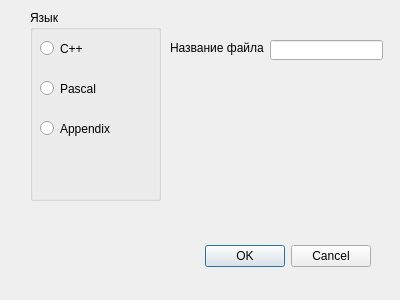
<?xml version="1.0" encoding="UTF-8"?>
<ui version="4.0">
 <class>newfiledialog</class>
 <widget class="QDialog" name="newfiledialog">
  <property name="geometry">
   <rect>
    <x>0</x>
    <y>0</y>
    <width>400</width>
    <height>300</height>
   </rect>
  </property>
  <property name="windowTitle">
   <string>Dialog</string>
  </property>
  <widget class="QDialogButtonBox" name="buttonBox">
   <property name="geometry">
    <rect>
     <x>30</x>
     <y>240</y>
     <width>341</width>
     <height>32</height>
    </rect>
   </property>
   <property name="orientation">
    <enum>Qt::Horizontal</enum>
   </property>
   <property name="standardButtons">
    <set>QDialogButtonBox::Cancel|QDialogButtonBox::Ok</set>
   </property>
  </widget>
  <widget class="QGroupBox" name="groupBox">
   <property name="geometry">
    <rect>
     <x>30</x>
     <y>10</y>
     <width>131</width>
     <height>191</height>
    </rect>
   </property>
   <property name="title">
    <string>Язык</string>
   </property>
   <widget class="QRadioButton" name="radioButton">
    <property name="geometry">
     <rect>
      <x>10</x>
      <y>30</y>
      <width>82</width>
      <height>17</height>
     </rect>
    </property>
    <property name="text">
     <string>С++</string>
    </property>
   </widget>
   <widget class="QRadioButton" name="radioButton_2">
    <property name="geometry">
     <rect>
      <x>10</x>
      <y>70</y>
      <width>82</width>
      <height>17</height>
     </rect>
    </property>
    <property name="text">
     <string>Pascal</string>
    </property>
   </widget>
   <widget class="QRadioButton" name="radioButton_3">
    <property name="geometry">
     <rect>
      <x>10</x>
      <y>110</y>
      <width>82</width>
      <height>17</height>
     </rect>
    </property>
    <property name="text">
     <string>Appendix</string>
    </property>
   </widget>
  </widget>
  <widget class="QLabel" name="label">
   <property name="geometry">
    <rect>
     <x>170</x>
     <y>40</y>
     <width>101</width>
     <height>16</height>
    </rect>
   </property>
   <property name="text">
    <string>Название файла</string>
   </property>
  </widget>
  <widget class="QLineEdit" name="lineEdit">
   <property name="geometry">
    <rect>
     <x>270</x>
     <y>40</y>
     <width>113</width>
     <height>20</height>
    </rect>
   </property>
  </widget>
 </widget>
 <resources/>
 <connections>
  <connection>
   <sender>buttonBox</sender>
   <signal>accepted()</signal>
   <receiver>newfiledialog</receiver>
   <slot>accept()</slot>
   <hints>
    <hint type="sourcelabel">
     <x>248</x>
     <y>254</y>
    </hint>
    <hint type="destinationlabel">
     <x>157</x>
     <y>274</y>
    </hint>
   </hints>
  </connection>
  <connection>
   <sender>buttonBox</sender>
   <signal>rejected()</signal>
   <receiver>newfiledialog</receiver>
   <slot>reject()</slot>
   <hints>
    <hint type="sourcelabel">
     <x>316</x>
     <y>260</y>
    </hint>
    <hint type="destinationlabel">
     <x>286</x>
     <y>274</y>
    </hint>
   </hints>
  </connection>
 </connections>
</ui>
